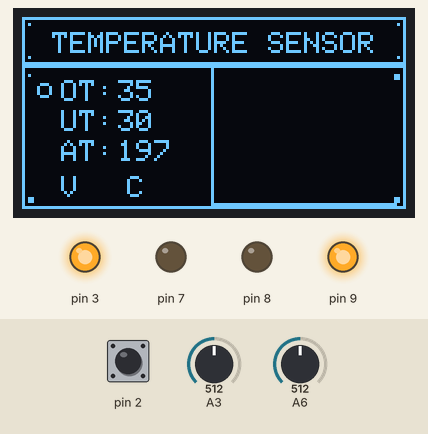
This sketch was run on a simulated Arduino Uno, built with avr-gcc and run on an emulated ATmega328P. Shown: 128×64 one-colour display, output pins drawn as LEDs (lit = HIGH). The inputs (shaded band) are chosen by the test bench; at power-on: pin 2 HIGH, A3 = 512, A6 = 512. Pins used as bus, display or sensor lines are not drawn; what the sketch prints to the serial monitor is not drawn.

Above: at 1.2 s.
1.3 s: pin 2 pulled LOW for 0.15 s
At 2.1 s:
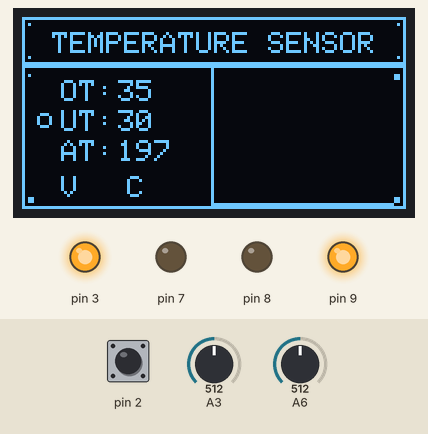
4.3 s: A3 set to 91
At 6.0 s:
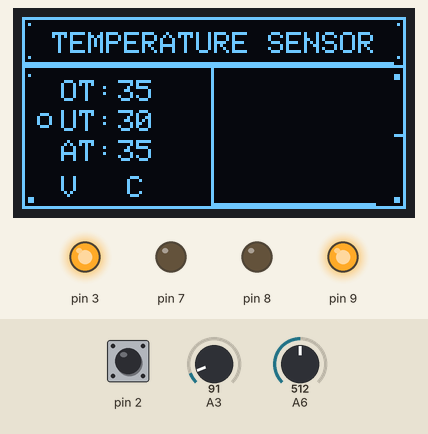
6.4 s: A3 set to 80
At 7.3 s:
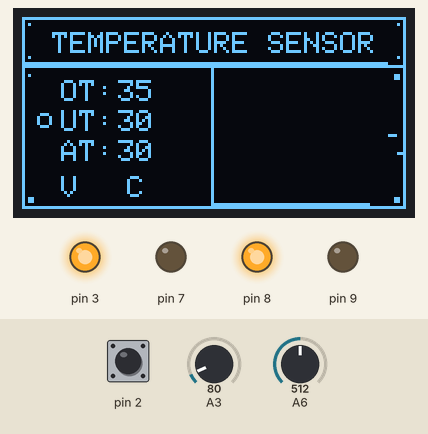
9.4 s: A6 set to 492
At 11.3 s:
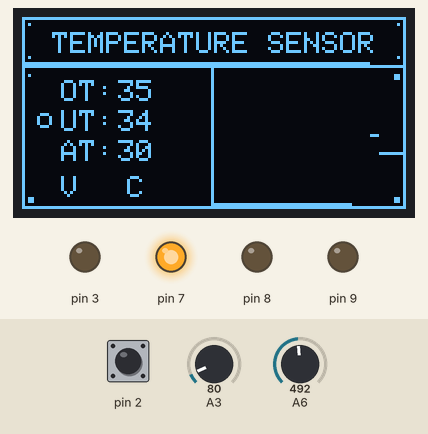
12.4 s: A6 set to 359
At 13.7 s:
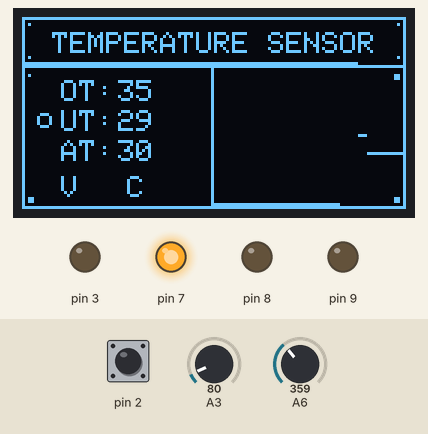
14.3 s: A6 set to 340
At 15.2 s:
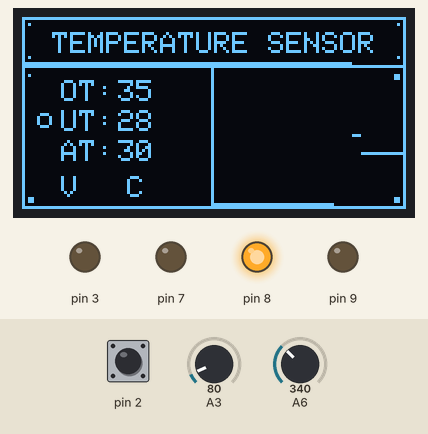
Timing chart, 0 to 17.3 s (numbered marks = the images above; inputs shaded):
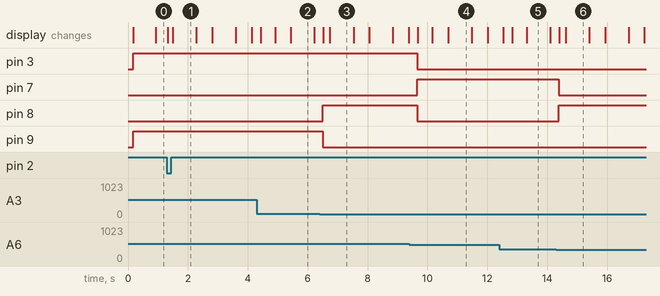

The sketch:

OLED_TEMPERATUE_CONTROL_SYSTEM.ino
```cpp
#include <Wire.h>
#include <Adafruit_GFX.h>
#include <Adafruit_SSD1306.h>


Adafruit_SSD1306 display(4);
bool cont = HIGH;
bool cont2 = LOW;
int tacos = 0;
int OV = 0;
int UV = 0;
int pantalla = 0;
int osc = 0;

int aov = 0;
int auv = 0;
int aalt = 0;
int lectura = 0;
int first = HIGH;
int posx[63];
int alt = 0;

bool m_t_h = LOW;

bool m_t_l = LOW;

void setup() {
  // put your setup code here, to run once:
  for (int y = 0; y < 63; y++) {
    posx[y] = 0;
  }
  Serial.begin(9600);
  pinMode(2, INPUT_PULLUP);
  pinMode(7, OUTPUT);
    pinMode(8, OUTPUT);
      pinMode(9, OUTPUT);
      pinMode(3, OUTPUT);
      pinMode(4, OUTPUT);
  display.begin(SSD1306_SWITCHCAPVCC, 0x3C);
  display.clearDisplay();
  display.display();
  display.setCursor(10, 5);
  display.setTextSize(1);
  display.setTextColor(WHITE);
  display.println("TEMPERATURE SENSOR");
  display.drawLine(0, 0, 127, 0, WHITE);
  display.drawLine(0, 15, 127, 15, WHITE);
  display.drawLine(0, 1, 0, 14, WHITE);
  display.drawLine(127, 1, 127, 14, WHITE);
  display.drawPixel(2, 2, WHITE);
  display.drawPixel(2, 13, WHITE);
  display.drawPixel(125, 2, WHITE);
  display.drawPixel(125, 13, WHITE);
  display.drawLine(0, 16, 127, 16, WHITE);
  display.drawLine(0, 63, 127, 63, WHITE);
  display.drawLine(0, 17, 0, 62, WHITE);
  display.drawLine(127, 17, 127, 62, WHITE);
  display.drawPixel(2, 19, WHITE);
  display.drawPixel(2, 61, WHITE);
  display.drawPixel(3, 61, WHITE);
  display.drawPixel(2, 60, WHITE);
  display.drawPixel(3, 60, WHITE);
  display.drawPixel(125, 19, WHITE);
  display.drawPixel(124, 19, WHITE);
  display.drawPixel(125, 20, WHITE);
  display.drawPixel(124, 20, WHITE);
  display.drawPixel(125, 61, WHITE);
  display.drawPixel(125, 60, WHITE);
  display.drawPixel(124, 61, WHITE);
  display.drawPixel(124, 60, WHITE);
  display.drawLine(63, 16, 63, 63, WHITE);
  display.setCursor(13, 21);
  display.setTextSize(0);
  display.setTextColor(WHITE);
  display.println("OT: ");
  display.setCursor(13, 31);
  display.println("UT: ");
  display.setCursor(13, 41);
  display.println("AT: ");
  display.setCursor(13, 53);
  display.println("V");
  display.setCursor(35, 53);
  display.println("C");
  display.setCursor(35, 53);
  display.drawCircle(7, 24, 2, WHITE);
  display.display();
 alt = map(analogRead(3), 0, 1000, 0, 44);
}

void loop() {
  // put your main code here, to run repeatedly:


  if (osc > 500) {
    for (int y = 64; y < 127; y++) {
      display.drawPixel(y, 62 - posx[(y - 64)], BLACK);
    }

    posx[62] = map(constrain(alt,15,55), 15, 55,0, 47); ;
    for (int y = 0; y < 62; y++) {
      posx[y] = posx[y + 1];
    }
    for (int y = 64; y < 127; y++) {
      display.drawPixel(y, 62 - posx[(y - 64)], WHITE);
    }

    osc = 0;
  }

  if (!digitalRead(2)) {
    if (cont) {
      cont2 = !cont2;
      Serial.println(cont2);
      cont = LOW;
      if (!cont2) {
        display.drawCircle(7, 24, 2, WHITE);
        display.drawCircle(7, 34, 2, BLACK);
        display.display();
      }
      if (cont2) {
        display.drawCircle(7, 24, 2, BLACK);
        display.drawCircle(7, 34, 2, WHITE);
        display.display();
      }
    }


  }
  if (digitalRead(2)) {
    cont = HIGH;
  }

  if ((pantalla > 200) || first) {
    lectura = map(analogRead(6), 0, 1000, 15, 55);
    alt = map(analogRead(3), 0, 388, 0, 150);

    if (!cont2 || first) {
      OV  = lectura;
      if (OV <= (UV + 5)) {
        OV = UV + 5;
      }

      display.setCursor(32, 21);
      display.setTextSize(0);
      display.setTextColor(BLACK);
      display.println(aov);
      display.setCursor(32, 21);
      display.setTextColor(WHITE);
      display.println(OV);
      display.display();

      aov = OV;
    }


    if (cont2 || first) {
      UV = lectura;
      if (UV >= OV) {
        UV = OV - 5;
      }
      display.setCursor(32, 31);
      display.setTextSize(0);
      display.setTextColor(BLACK);
      display.println(auv);
      display.setCursor(32, 31);
      display.setTextSize(0);
      display.setTextColor(WHITE);
      display.println(UV);
      display.display();
      auv = UV;
    }


      display.setCursor(32, 41);
      display.setTextSize(0);
      display.setTextColor(BLACK);
      display.println(aalt);
      display.setCursor(32, 41);
      display.setTextSize(0);
      display.setTextColor(WHITE);
      display.println(alt);
      display.display();
      aalt = alt;

    pantalla = 0;
    first = 0;
  }

if(m_t_h){
if(alt<=OV-2){
  digitalWrite(8, HIGH);
   digitalWrite(7, LOW);
    digitalWrite(9, LOW);
    m_t_h = LOW;
}}

if(m_t_l){
if(alt>=UV+2){
  digitalWrite(8, HIGH);
   digitalWrite(7, LOW);
    digitalWrite(9, LOW);
    m_t_l = LOW;
}}

if(!m_t_l){
if(!m_t_h){
if(alt<=OV&&alt>=UV){
  digitalWrite(8, HIGH);
   digitalWrite(7, LOW);
    digitalWrite(9, LOW);
}}}

if(alt>OV){
  digitalWrite(8, LOW);
   digitalWrite(7, LOW);
    digitalWrite(9, HIGH);
       digitalWrite(3, HIGH);
              digitalWrite(4, LOW);
    m_t_h = HIGH;
}
if(alt<UV){
  digitalWrite(8, LOW);
   digitalWrite(7, HIGH);
    digitalWrite(9, LOW);
           digitalWrite(3, LOW);
              digitalWrite(4, HIGH);
    m_t_l = HIGH;
}


  osc++;
  pantalla++;
  tacos++;
  delay(1);
}
```

Measured:
- the behaviour switches between 88 and 87 on A3 (found by bisection; images 2 and 3)
- the behaviour switches between 500 and 499 on A6 (found by bisection; images 3 and 4)
- the behaviour switches between 350 and 349 on A6 (found by bisection; images 5 and 6)
- after the input at 1.3 s, the display: first changes at once (image 1 shows a later state)
- after the input at 6.4 s, pin 8: LOW → HIGH after 0.11 s; pin 9: HIGH → LOW after 0.11 s
- after the input at 9.4 s, pin 3, pin 8: HIGH → LOW after 0.26 s; pin 7: LOW → HIGH after 0.26 s
- after the input at 14.3 s, pin 7: HIGH → LOW after 0.08 s; pin 8: LOW → HIGH after 0.08 s
